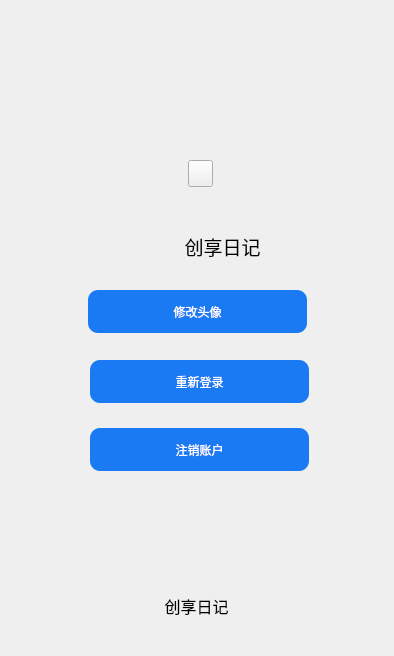
          <widget class="QWidget" name="Page_login">
           <widget class="QPushButton" name="pushButton_logout">
            <property name="geometry">
             <rect>
              <x>90</x>
              <y>428</y>
              <width>219</width>
              <height>43</height>
             </rect>
            </property>
            <property name="styleSheet">
             <string notr="true">QPushButton{
	background-color:rgb(26, 122, 244);
	border-radius:10px; 
    border:1px;
	font:17px &quot;微软雅黑&quot;;
	color:rgba(255,255,255);
}

QPushButton::pressed{
	border-color:rgba(255,255,255,30);
	background-color: rgb(0, 170, 255);
	border-style:inset;
	color:rgba(0,0,0,100);
}

QPushButton::hover{
	background-color: rgb(73, 154, 237);
	border-color:rgba(255,255,255,200);
	color:rgba(255,255,255);
}</string>
            </property>
            <property name="text">
             <string>注销账户</string>
            </property>
           </widget>
           <widget class="QLabel" name="label_loginPic">
            <property name="geometry">
             <rect>
              <x>160</x>
              <y>68</y>
              <width>85</width>
              <height>85</height>
             </rect>
            </property>
            <property name="minimumSize">
             <size>
              <width>85</width>
              <height>85</height>
             </size>
            </property>
            <property name="maximumSize">
             <size>
              <width>85</width>
              <height>85</height>
             </size>
            </property>
            <property name="font">
             <font>
              <family>Adobe 黑体 Std R</family>
              <pointsize>18</pointsize>
              <italic>false</italic>
              <bold>true</bold>
             </font>
            </property>
            <property name="styleSheet">
             <string notr="true">border-image: url(:/images/icons/user.png);
background-color: transparent;
border-radius:40px;</string>
            </property>
            <property name="text">
             <string/>
            </property>
            <property name="alignment">
             <set>Qt::AlignCenter</set>
            </property>
           </widget>
           <widget class="QPushButton" name="pushButton_login">
            <property name="geometry">
             <rect>
              <x>90</x>
              <y>360</y>
              <width>219</width>
              <height>43</height>
             </rect>
            </property>
            <property name="styleSheet">
             <string notr="true">QPushButton{
	background-color:rgb(26, 122, 244);
	border-radius:10px; 
    border:1px;
	font:17px &quot;微软雅黑&quot;;
	color:rgba(255,255,255);
}

QPushButton::pressed{
	border-color:rgba(255,255,255,30);
	background-color: rgb(0, 170, 255);
	border-style:inset;
	color:rgba(0,0,0,100);
}

QPushButton::hover{
	background-color: rgb(73, 154, 237);
	border-color:rgba(255,255,255,200);
	color:rgba(255,255,255);
}</string>
            </property>
            <property name="text">
             <string>重新登录</string>
            </property>
           </widget>
           <widget class="QToolButton" name="toolButton_loadLogo">
            <property name="geometry">
             <rect>
              <x>188</x>
              <y>160</y>
              <width>25</width>
              <height>27</height>
             </rect>
            </property>
            <property name="maximumSize">
             <size>
              <width>45</width>
              <height>45</height>
             </size>
            </property>
            <property name="cursor">
             <cursorShape>PointingHandCursor</cursorShape>
            </property>
            <property name="toolTip">
             <string>保存结果</string>
            </property>
            <property name="autoFillBackground">
             <bool>false</bool>
            </property>
            <property name="text">
             <string/>
            </property>
            <property name="icon">
             <iconset resource="RecSystem.qrc">
              <normaloff>:/images/icons/gallery.png</normaloff>:/images/icons/gallery.png</iconset>
            </property>
            <property name="iconSize">
             <size>
              <width>50</width>
              <height>39</height>
             </size>
            </property>
            <property name="popupMode">
             <enum>QToolButton::DelayedPopup</enum>
            </property>
            <property name="toolButtonStyle">
             <enum>Qt::ToolButtonTextUnderIcon</enum>
            </property>
            <property name="autoRaise">
             <bool>false</bool>
            </property>
            <property name="arrowType">
             <enum>Qt::NoArrow</enum>
            </property>
           </widget>
           <widget class="QLabel" name="label_info">
            <property name="geometry">
             <rect>
              <x>8</x>
              <y>564</y>
              <width>377</width>
              <height>83</height>
             </rect>
            </property>
            <property name="minimumSize">
             <size>
              <width>0</width>
              <height>30</height>
             </size>
            </property>
            <property name="font">
             <font>
              <family>Times new roman</family>
              <pointsize>12</pointsize>
              <italic>false</italic>
              <bold>false</bold>
             </font>
            </property>
            <property name="styleSheet">
             <string notr="true">QLabel{font: 12pt &quot;Times new roman&quot;;}</string>
            </property>
            <property name="text">
             <string>创享日记</string>
            </property>
            <property name="alignment">
             <set>Qt::AlignCenter</set>
            </property>
           </widget>
           <widget class="QLabel" name="label_pic_name">
            <property name="geometry">
             <rect>
              <x>114</x>
              <y>230</y>
              <width>25</width>
              <height>29</height>
             </rect>
            </property>
            <property name="maximumSize">
             <size>
              <width>85</width>
              <height>85</height>
             </size>
            </property>
            <property name="font">
             <font>
              <family>Adobe 黑体 Std R</family>
              <pointsize>18</pointsize>
              <italic>false</italic>
              <bold>true</bold>
             </font>
            </property>
            <property name="styleSheet">
             <string notr="true">border-image: url(:/images/icons/author.png);
background-color: transparent;
</string>
            </property>
            <property name="text">
             <string/>
            </property>
            <property name="alignment">
             <set>Qt::AlignCenter</set>
            </property>
           </widget>
           <widget class="QLabel" name="label_person_name">
            <property name="geometry">
             <rect>
              <x>142</x>
              <y>226</y>
              <width>161</width>
              <height>40</height>
             </rect>
            </property>
            <property name="minimumSize">
             <size>
              <width>0</width>
              <height>30</height>
             </size>
            </property>
            <property name="font">
             <font>
              <family>Times new roman</family>
              <pointsize>14</pointsize>
              <italic>false</italic>
              <bold>false</bold>
             </font>
            </property>
            <property name="toolTip">
             <string>&lt;html&gt;&lt;head/&gt;&lt;body&gt;&lt;p&gt;www.zhihu.com/people/sixuwuxian&lt;/p&gt;&lt;/body&gt;&lt;/html&gt;</string>
            </property>
            <property name="styleSheet">
             <string notr="true">QLabel{font: 14pt &quot;Times new roman&quot;;}</string>
            </property>
            <property name="text">
             <string>创享日记</string>
            </property>
            <property name="alignment">
             <set>Qt::AlignCenter</set>
            </property>
           </widget>
           <widget class="QPushButton" name="pushButton_avatar">
            <property name="geometry">
             <rect>
              <x>88</x>
              <y>290</y>
              <width>219</width>
              <height>43</height>
             </rect>
            </property>
            <property name="styleSheet">
             <string notr="true">QPushButton{
	background-color:rgb(26, 122, 244);
	border-radius:10px; 
    border:1px;
	font:17px &quot;微软雅黑&quot;;
	color:rgba(255,255,255);
}

QPushButton::pressed{
	border-color:rgba(255,255,255,30);
	background-color: rgb(0, 170, 255);
	border-style:inset;
	color:rgba(0,0,0,100);
}

QPushButton::hover{
	background-color: rgb(73, 154, 237);
	border-color:rgba(255,255,255,200);
	color:rgba(255,255,255);
}</string>
            </property>
            <property name="text">
             <string>修改头像</string>
            </property>
           </widget>
          </widget>
